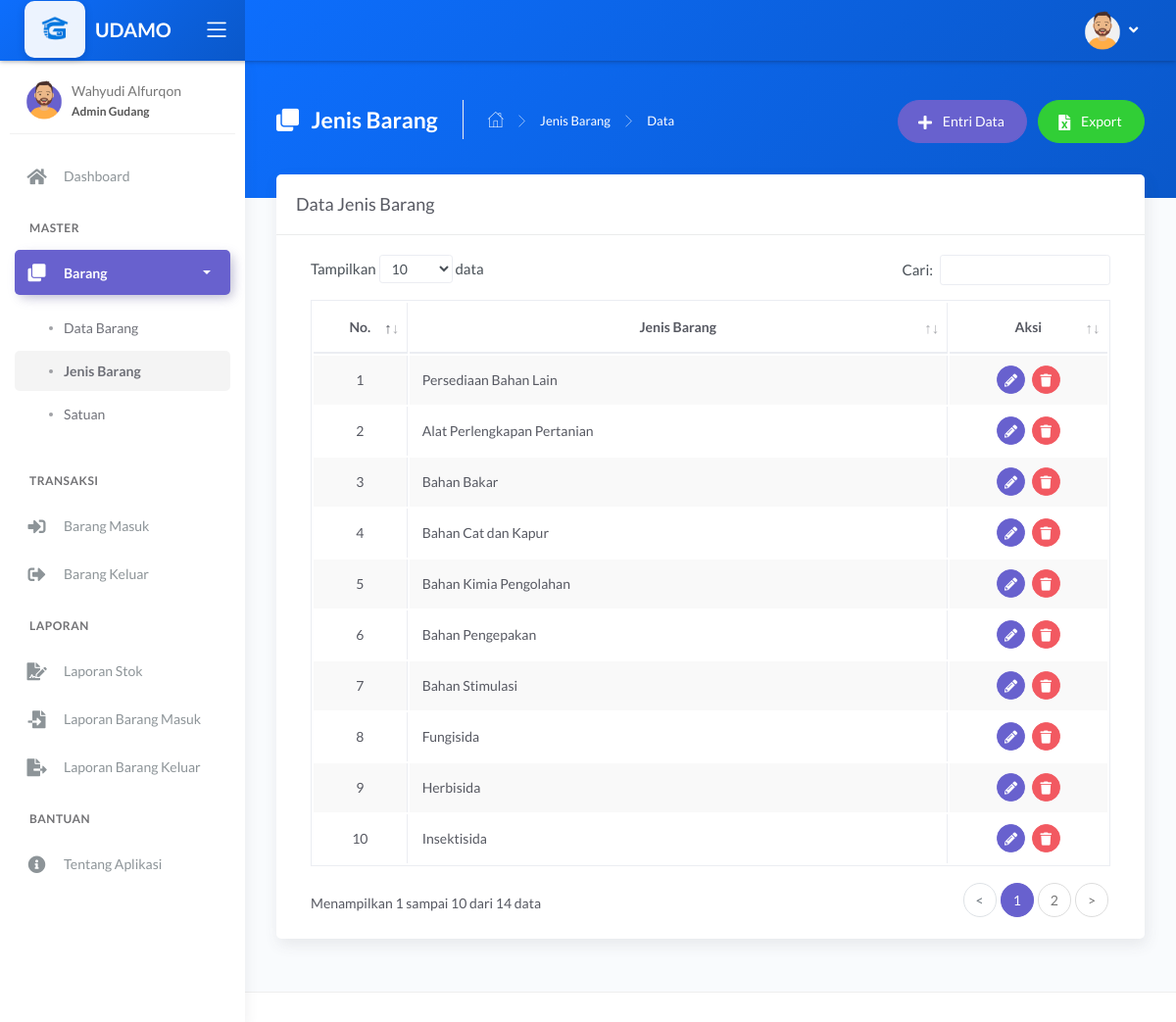
Page /main.php?module=jenis (signed in) on the earlier database version.
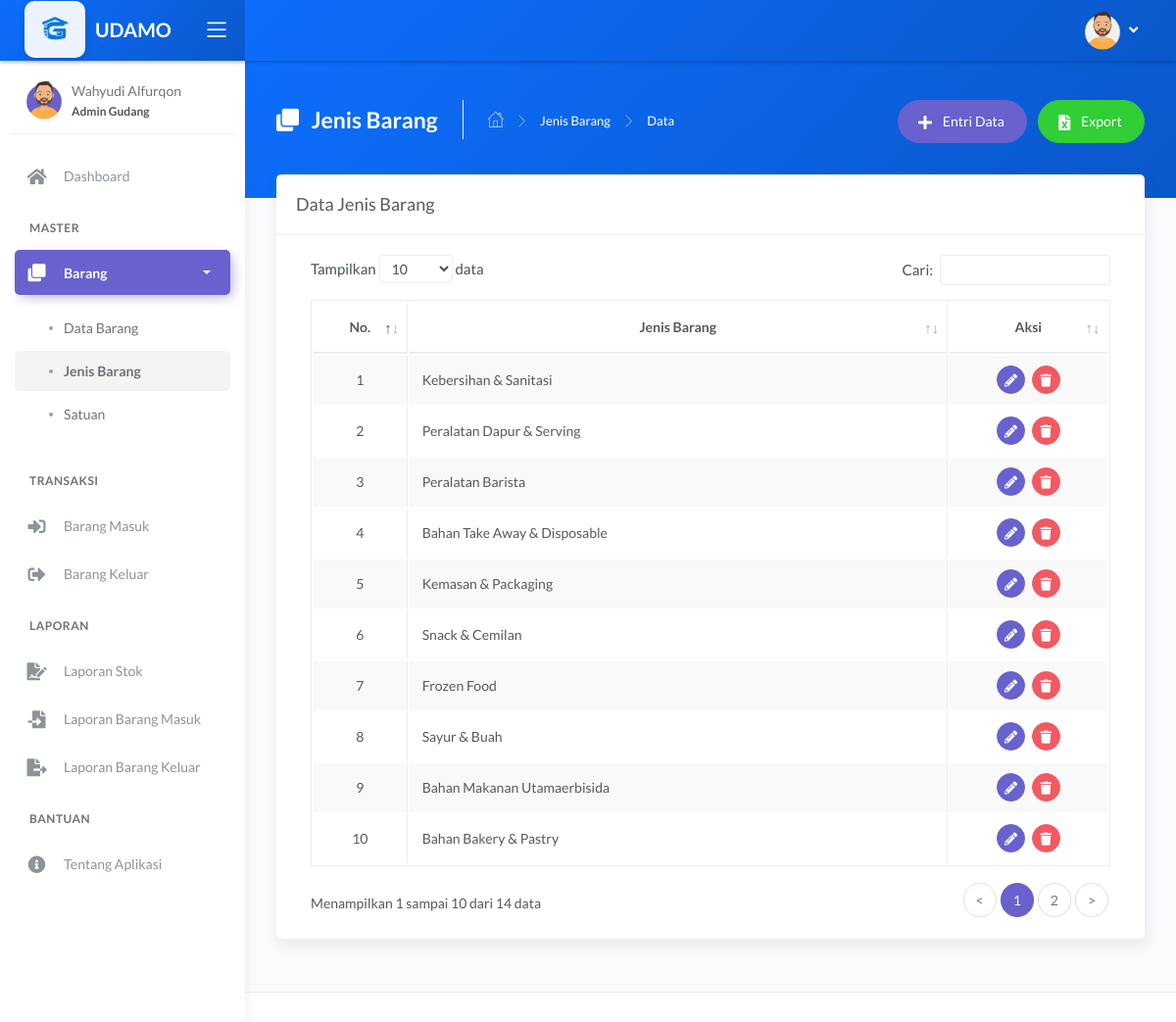
Same page on the later database version.
### tables this page shows
CREATE TABLE `tbl_jenis` (
  `id_jenis` int(11) NOT NULL,
  `nama_jenis` varchar(50) NOT NULL
);

### modules/jenis/tampil_data.php (the view, shortened to what this page needs)
<?php
if (basename($_SERVER['PHP_SELF']) === basename(__FILE__)) {
    header('location: 404.html');
}
else {
?>
<div class="panel-header" style="background: linear-gradient(135deg, #0d6efd, #0a58ca);">
        <div class="page-inner py-45">
            <div class="d-flex align-items-left align-items-md-top flex-column flex-md-row">
                <div class="page-header text-white">
                    <h4 class="page-title text-white"><i class="fas fa-clone mr-2"></i> Jenis Barang</h4>
                    <ul class="breadcrumbs">
                        <li class="nav-home"><a href="?module=dashboard"><i class="flaticon-home text-white"></i></a></li>
                        <li class="separator"><i class="flaticon-right-arrow"></i></li>
                        <li class="nav-item"><a href="?module=jenis" class="text-white">Jenis Barang</a></li>
                        <li class="separator"><i class="flaticon-right-arrow"></i></li>
                        <li class="nav-item"><a>Data</a></li>
                    </ul>
                </div>
                <div class="ml-md-auto py-2 py-md-0">
                    <a href="?module=form_entri_jenis" class="btn btn-secondary btn-round mr-2">
                        <span class="btn-label"><i class="fa fa-plus mr-2"></i></span> Entri Data
                    </a>
                    <a href="modules/jenis/export.php" class="btn btn-success btn-round">
                        <span class="btn-label"><i class="fa fa-file-excel mr-2"></i></span> Export
                    </a>
                </div>
            </div>
        </div>
    </div>
    <div class="page-inner mt--5">
        <div class="card">
            <div class="card-header">
                <div class="card-title">Data Jenis Barang</div>
            </div>
            <div class="card-body">
                <div class="table-responsive">
                    <table id="basic-datatables" class="display table table-bordered table-striped table-hover">
                        <thead>
                            <tr>
                                <th class="text-center">No.</th>
                                <th class="text-center">Jenis Barang</th>
                                <th class="text-center">Aksi</th>
                            </tr>
                        </thead>
                        <tbody>
                            <?php
                            $no = 1;
                            $query = mysqli_query($mysqli, "SELECT * FROM tbl_jenis ORDER BY id_jenis DESC")
                                                            or die('Ada kesalahan pada query tampil data : ' . mysqli_error($mysqli));
                            while ($data = mysqli_fetch_assoc($query)) { ?>
                                <tr>
                                    <td width="30" class="text-center"><?php echo $no++; ?></td>
                                    <td width="300"><?php echo $data['nama_jenis']; ?></td>
                                    <td width="70" class="text-center">
                                        <div>
                                            <a href="?module=form_ubah_jenis&id=<?php echo $data['id_jenis']; ?>" class="btn btn-icon btn-round btn-secondary btn-sm mr-md-1" data-toggle="tooltip" data-placement="top" title="Ubah">
                                                <i class="fas fa-pencil-alt fa-sm"></i>
                                            </a>
                                            <a href="modules/jenis/proses_hapus.php?id=<?php echo $data['id_jenis']; ?>" onclick="return confirm('Anda yakin ingin menghapus data jenis barang <?php echo $data['nama_jenis']; ?>?')" class="btn btn-icon btn-round btn-danger btn-sm" data-toggle="tooltip" data-placement="top" title="Hapus">
                                                <i class="fas fa-trash fa-sm"></i>
                                            </a>
                                        </div>
                                    </td>
                                </tr>
                            <?php } ?>
                        </tbody>
                    </table>
                </div>
            </div>
        </div>
    </div>
<?php } ?>

Differences in the rows shown:
changed tbl_jenis: nama_jenis "Persediaan Bahan Lain" → "Kebersihan & Sanitasi"
changed tbl_jenis: nama_jenis "Alat Perlengkapan Pertanian" → "Peralatan Dapur & Serving"
changed tbl_jenis: nama_jenis "Bahan Bakar" → "Peralatan Barista"
changed tbl_jenis: nama_jenis "Bahan Cat dan Kapur" → "Bahan Take Away & Disposable"
changed tbl_jenis: nama_jenis "Bahan Kimia Pengolahan" → "Kemasan & Packaging"
changed tbl_jenis: nama_jenis "Bahan Pengepakan" → "Snack & Cemilan"
changed tbl_jenis: nama_jenis "Bahan Stimulasi" → "Frozen Food"
changed tbl_jenis: nama_jenis "Fungisida" → "Sayur & Buah"
changed tbl_jenis: nama_jenis "Herbisida" → "Bahan Makanan Utamaerbisida"
changed tbl_jenis: nama_jenis "Insektisida" → "Bahan Bakery & Pastry"
